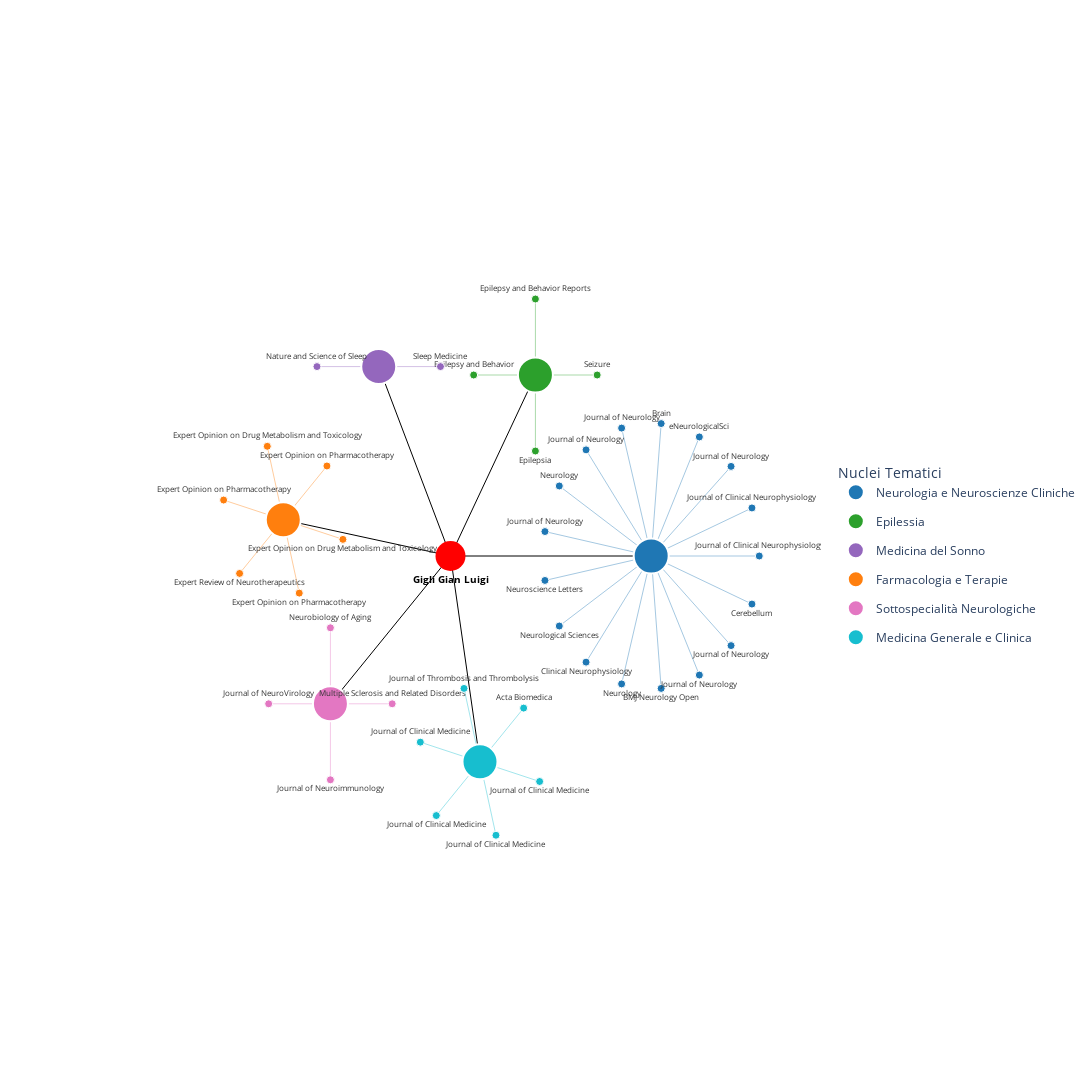

Write notebook code for a chart like this one.
### Markdown cell above
### 8) Sesto grafo: distribuzione tematica delle pubblicazioni dell’autore centrale
Visualizzazione delle pubblicazioni dell’autore principale organizzate in sei nuclei tematici e collegate alle sedi di collaborazione.

### Code cell
#TODO: sistema commenti, add title
# 1. Caricamento e Pulizia
def clean_author_names(val):
    if not isinstance(val, str): return []
    return [re.sub(r"\s*\([^)]*\)", "", a).replace(",", "").strip() for a in val.split(";")]

# FUNZIONE AGGIORNATA: Gestione sigle (2 lettere) per Città e Stato
def get_all_locations(aff_string):
    if not isinstance(aff_string, str) or aff_string == 'N/A':
        return "N/A"
    
    individual_affs = aff_string.split(';')
    locations = set()
    
    for aff in individual_affs:
        parts = [p.strip() for p in aff.split(',')]
        if len(parts) >= 3:
            # Se il penultimo elemento è una sigla (es. UD, NY, RM) di 2 lettere
            if len(parts[-2]) <= 2:
                # Prende la terzultima (Città) e l'ultima (Stato)
                loc = f"{parts[-3]}, {parts[-1]}"
            else:
                # Altrimenti logica standard: penultima e ultima
                loc = f"{parts[-2]}, {parts[-1]}"
            
            # Pulizia numeri/CAP
            loc = re.sub(r'\d{3,}', '', loc).strip() 
            locations.add(loc)
        elif len(parts) == 2:
            locations.add(f"{parts[0]}, {parts[1]}")
    
    return " | ".join(sorted(locations)) if locations else "N/A"

df["authors_list"] = df["Author full names"].apply(clean_author_names)

# 2. Suddivisione nei 6 Nuclei
def get_category_6(source_title):
    s = str(source_title).lower()
    if any(k in s for k in ["epilepsia", "seizure", "epilepsy"]): return "Epilessia"
    if any(k in s for k in ["pharmacotherapy", "therapeutics", "drug", "toxicology"]): return "Farmacologia e Terapie"
    if any(k in s for k in ["sleep", "nature and science"]): return "Medicina del Sonno"
    if any(k in s for k in ["multiple sclerosis", "neuroimmunology", "neurovirology", "aging", "neurobiology of aging"]): return "Sottospecialità Neurologiche"
    if any(k in s for k in ["clinical medicine", "acta biomedica", "thrombosis"]): return "Medicina Generale e Clinica"
    return "Neurologia e Neuroscienze Cliniche"

# 3. Filtro Autore
target_author = "Gigli Gian Luigi"
mask = df["authors_list"].apply(lambda x: target_author in x)
articoli = df[mask].copy()

# 4. Configurazione GEOMETRICA
cat_names_secondary = ["Epilessia", "Medicina del Sonno", "Farmacologia e Terapie", "Sottospecialità Neurologiche", "Medicina Generale e Clinica"]
main_cat = "Neurologia e Neuroscienze Cliniche"

cat_colors = {
    "Neurologia e Neuroscienze Cliniche": "#1f77b4", 
    "Epilessia": "#2ca02c", 
    "Medicina del Sonno": "#9467bd", 
    "Farmacologia e Terapie": "#ff7f0e", 
    "Sottospecialità Neurologiche": "#e377c2", 
    "Medicina Generale e Clinica": "#17becf"
}

cat_coords = {}
cat_coords[main_cat] = (6.5, 0) # Neurologia a EST

angles = np.linspace(60 * (np.pi/180), 280 * (np.pi/180), len(cat_names_secondary))
for name, angle in zip(cat_names_secondary, angles):
    cat_coords[name] = (5.5 * np.cos(angle), 5.5 * np.sin(angle))

fig = go.Figure()

# --- 1. ARCHI CORE ---
for name, (cx, cy) in cat_coords.items():
    fig.add_trace(go.Scatter(
        x=[0, cx, None], y=[0, cy, None],
        mode='lines',
        line=dict(color='black', width=1),
        hoverinfo='none', showlegend=False
    ))

# --- 2. ARCHI E NODI ARTICOLI ---
for cat in [main_cat] + cat_names_secondary:
    articoli_cat = articoli[articoli['Source title'].apply(get_category_6) == cat]
    cx, cy = cat_coords[cat]
    n_art = len(articoli_cat)
    
    art_x, art_y, art_hover_text, art_source_full, art_positions = [], [], [], [], []
    r_orbita = 3.5 if cat == main_cat else 2
    
    offset_rotazione = (np.pi / 4) if n_art == 6 else 0
    
    for i, (idx, row) in enumerate(articoli_cat.iterrows()):
        angle = ((2 * np.pi * i) / n_art) + offset_rotazione if n_art > 0 else 0
        ax, ay = cx + r_orbita * np.cos(angle), cy + r_orbita * np.sin(angle)
        
        fig.add_trace(go.Scatter(
            x=[cx, ax, None], y=[cy, ay, None],
            mode='lines',
            line=dict(color=cat_colors[cat], width=0.8),
            opacity=0.5, hoverinfo='none', showlegend=False, legendgroup=cat
        ))
        
        art_x.append(ax)
        art_y.append(ay)
        
        # Recupero di tutte le città con la nuova logica "sigla"
        raw_aff = str(row.get('Affiliations', 'N/A'))
        all_cities = get_all_locations(raw_aff)

        art_hover_text.append(
            f"<b>TITOLO:</b> {row['Title']}<br>"
            f"<b>ANNO:</b> {row['Year']}<br>"
            f"<b>COLLABORAZIONI:</b> {all_cities}"
        )
        
        art_source_full.append(str(row['Source title']))
        
        if ay >= cy:
            art_positions.append("top center")
        else:
            art_positions.append("bottom center")

    fig.add_trace(go.Scatter(
        x=[cx], y=[cy], mode='markers',
        name=cat, legendgroup=cat,
        marker=dict(color=cat_colors[cat], size=35, line=dict(width=2, color='white')),
        hoverinfo='none'
    ))

    fig.add_trace(go.Scatter(
        x=art_x, y=art_y, 
        mode='markers+text', 
        text=art_source_full, 
        textposition=art_positions,
        legendgroup=cat, showlegend=False, 
        marker=dict(color=cat_colors[cat], size=8, line=dict(width=1, color='white')),
        textfont=dict(size=7.5, color="#333"),
        hovertext=art_hover_text, 
        hoverinfo='text'
    ))

# --- 3. NODO AUTORE CENTRALE ---
fig.add_trace(go.Scatter(
    x=[0], y=[0], mode='markers+text',
    text=[f"<b>{target_author}</b>"], 
    textposition="bottom center",
    marker=dict(size=30, color='red'),
    textfont=dict(size=10, color="black"), 
    hoverinfo='none', showlegend=False
))

# 4. Layout
fig.update_layout(
    width=1600, height=1400,
    xaxis=dict(showgrid=False, zeroline=False, showticklabels=False, range=[-12, 12]),
    yaxis=dict(showgrid=False, zeroline=False, showticklabels=False, range=[-12, 12]),
    paper_bgcolor='white', plot_bgcolor='white',
    legend=dict(title="Nuclei Tematici", yanchor="middle", y=0.5, xanchor="left", x=1.02)
)

fig.show()

### Figure 1 — Plotly figure (JSON) as saved in the notebook; plotly's stock layout.template omitted (floating-point values rounded to 4 significant figures)
{"data": [{"hoverinfo": "none", "line": {"color": "black", "width": 1}, "mode": "lines", "showlegend": false, "type": "scatter", "x": [0, 6.5, null], "y": [0, 0, null]}, {"hoverinfo": "none", "line": {"color": "black", "width": 1}, "mode": "lines", "showlegend": false, "type": "scatter", "x": [0, 2.75, null], "y": [0, 4.763, null]}, {"hoverinfo": "none", "line": {"color": "black", "width": 1}, "mode": "lines", "showlegend": false, "type": "scatter", "x": [0, -2.324, null], "y": [0, 4.985, null]}, {"hoverinfo": "none", "line": {"color": "black", "width": 1}, "mode": "lines", "showlegend": false, "type": "scatter", "x": [0, -5.416, null], "y": [0, 0.9551, null]}, {"hoverinfo": "none", "line": {"color": "black", "width": 1}, "mode": "lines", "showlegend": false, "type": "scatter", "x": [0, -3.889, null], "y": [0, -3.889, null]}, {"hoverinfo": "none", "line": {"color": "black", "width": 1}, "mode": "lines", "showlegend": false, "type": "scatter", "x": [0, 0.9551, null], "y": [0, -5.416, null]}, {"hoverinfo": "none", "legendgroup": "Neurologia e Neuroscienze Cliniche", "line": {"color": "#1f77b4", "width": 0.8}, "mode": "lines", "opacity": 0.5, "showlegend": false, "type": "scatter", "x": [6.5, 10, null], "y": [0, 0, null]}, {"hoverinfo": "none", "legendgroup": "Neurologia e Neuroscienze Cliniche", "line": {"color": "#1f77b4", "width": 0.8}, "mode": "lines", "opacity": 0.5, "showlegend": false, "type": "scatter", "x": [6.5, 9.764, null], "y": [0, 1.264, null]}, {"hoverinfo": "none", "legendgroup": "Neurologia e Neuroscienze Cliniche", "line": {"color": "#1f77b4", "width": 0.8}, "mode": "lines", "opacity": 0.5, "showlegend": false, "type": "scatter", "x": [6.5, 9.087, null], "y": [0, 2.358, null]}, {"hoverinfo": "none", "legendgroup": "Neurologia e Neuroscienze Cliniche", "line": {"color": "#1f77b4", "width": 0.8}, "mode": "lines", "opacity": 0.5, "showlegend": false, "type": "scatter", "x": [6.5, 8.06, null], "y": [0, 3.133, null]}, {"hoverinfo": "none", "legendgroup": "Neurologia e Neuroscienze Cliniche", "line": {"color": "#1f77b4", "width": 0.8}, "mode": "lines", "opacity": 0.5, "showlegend": false, "type": "scatter", "x": [6.5, 6.823, null], "y": [0, 3.485, null]}, {"hoverinfo": "none", "legendgroup": "Neurologia e Neuroscienze Cliniche", "line": {"color": "#1f77b4", "width": 0.8}, "mode": "lines", "opacity": 0.5, "showlegend": false, "type": "scatter", "x": [6.5, 5.542, null], "y": [0, 3.366, null]}, {"hoverinfo": "none", "legendgroup": "Neurologia e Neuroscienze Cliniche", "line": {"color": "#1f77b4", "width": 0.8}, "mode": "lines", "opacity": 0.5, "showlegend": false, "type": "scatter", "x": [6.5, 4.391, null], "y": [0, 2.793, null]}, {"hoverinfo": "none", "legendgroup": "Neurologia e Neuroscienze Cliniche", "line": {"color": "#1f77b4", "width": 0.8}, "mode": "lines", "opacity": 0.5, "showlegend": false, "type": "scatter", "x": [6.5, 3.524, null], "y": [0, 1.843, null]}, {"hoverinfo": "none", "legendgroup": "Neurologia e Neuroscienze Cliniche", "line": {"color": "#1f77b4", "width": 0.8}, "mode": "lines", "opacity": 0.5, "showlegend": false, "type": "scatter", "x": [6.5, 3.06, null], "y": [0, 0.6431, null]}, {"hoverinfo": "none", "legendgroup": "Neurologia e Neuroscienze Cliniche", "line": {"color": "#1f77b4", "width": 0.8}, "mode": "lines", "opacity": 0.5, "showlegend": false, "type": "scatter", "x": [6.5, 3.06, null], "y": [0, -0.6431, null]}, {"hoverinfo": "none", "legendgroup": "Neurologia e Neuroscienze Cliniche", "line": {"color": "#1f77b4", "width": 0.8}, "mode": "lines", "opacity": 0.5, "showlegend": false, "type": "scatter", "x": [6.5, 3.524, null], "y": [0, -1.843, null]}, {"hoverinfo": "none", "legendgroup": "Neurologia e Neuroscienze Cliniche", "line": {"color": "#1f77b4", "width": 0.8}, "mode": "lines", "opacity": 0.5, "showlegend": false, "type": "scatter", "x": [6.5, 4.391, null], "y": [0, -2.793, null]}, {"hoverinfo": "none", "legendgroup": "Neurologia e Neuroscienze Cliniche", "line": {"color": "#1f77b4", "width": 0.8}, "mode": "lines", "opacity": 0.5, "showlegend": false, "type": "scatter", "x": [6.5, 5.542, null], "y": [0, -3.366, null]}, {"hoverinfo": "none", "legendgroup": "Neurologia e Neuroscienze Cliniche", "line": {"color": "#1f77b4", "width": 0.8}, "mode": "lines", "opacity": 0.5, "showlegend": false, "type": "scatter", "x": [6.5, 6.823, null], "y": [0, -3.485, null]}, {"hoverinfo": "none", "legendgroup": "Neurologia e Neuroscienze Cliniche", "line": {"color": "#1f77b4", "width": 0.8}, "mode": "lines", "opacity": 0.5, "showlegend": false, "type": "scatter", "x": [6.5, 8.06, null], "y": [0, -3.133, null]}, {"hoverinfo": "none", "legendgroup": "Neurologia e Neuroscienze Cliniche", "line": {"color": "#1f77b4", "width": 0.8}, "mode": "lines", "opacity": 0.5, "showlegend": false, "type": "scatter", "x": [6.5, 9.087, null], "y": [0, -2.358, null]}, {"hoverinfo": "none", "legendgroup": "Neurologia e Neuroscienze Cliniche", "line": {"color": "#1f77b4", "width": 0.8}, "mode": "lines", "opacity": 0.5, "showlegend": false, "type": "scatter", "x": [6.5, 9.764, null], "y": [0, -1.264, null]}, {"hoverinfo": "none", "legendgroup": "Neurologia e Neuroscienze Cliniche", "marker": {"color": "#1f77b4", "line": {"color": "white", "width": 2}, "size": 35}, "mode": "markers", "name": "Neurologia e Neuroscienze Cliniche", "type": "scatter", "x": [6.5], "y": [0]}, {"hoverinfo": "text", "hovertext": ["<b>TITOLO:</b> Fast or Slow? A Comparison Between Two Transcranial Electrical Stimulation Techniques for Eliciting Motor-Evoked Potentials During Supratentorial Surgery<br><b>ANNO:</b> 2023<br><b>COLLABORAZIONI:</b> Udine, Italy", "<b>TITOLO:</b> Risk Factors for Intraoperative Seizures in Glioma Surgery: Electrocorticography Matters<br><b>ANNO:</b> 2023<br><b>COLLABORAZIONI:</b> Udine, Italy", "<b>TITOLO:</b> Epilepsy and episodic ataxia type 2: family study and review of the literature<br><b>ANNO:</b> 2021<br><b>COLLABORAZIONI:</b> Udine, Italy", "<b>TITOLO:</b> Case report and ten-year follow-up of episodic ataxia type 2 due to a novel variant in CACNA1A<br><b>ANNO:</b> 2021<br><b>COLLABORAZIONI:</b> Milan, Italy | Udine, Italy", "<b>TITOLO:</b> Unclear association between COVID-19 and Guillain-Barré syndrome<br><b>ANNO:</b> 2021<br><b>COLLABORAZIONI:</b> Auvergne-Rhone-Alpes, France | Lyon, France | Saint-Etienne, France | Udine, Italy", "<b>TITOLO:</b> Reply to \"Guillain‑Barré syndrome in the COVID‑19 era another occasional cluster?\": Insights from two distinct clusters of Guillain–Barré syndrome detected in Europe in the COVID-19 era<br><b>ANNO:</b> 2021<br><b>COLLABORAZIONI:</b> Udine, Italy", "<b>TITOLO:</b> Guillain-Barré syndrome in the COVID-19 era: just an occasional cluster?<br><b>ANNO:</b> 2021<br><b>COLLABORAZIONI:</b> Udine, Italy", "<b>TITOLO:</b> Novel Associations of BST1 and LAMP3 With REM Sleep Behavior Disorder<br><b>ANNO:</b> 2021<br><b>COLLABORAZIONI:</b> Bologna, Italy | Cagliari, Italy | Geel, Belgium | Hauts-de-France, France | Hessen, Germany | Ile-de-France, France | Milan, Italy | Modena, Italy | Montpellier, France | Montreal, Canada | Niedersachsen, Germany | Nordrhein-Westfalen, Germany | Occitania, France | Occitanie, France | Oxfordshire, United Kingdom | Prague, Czech Republic | Rochester, United States | Tyrol, Austria | Udine, Italy | VAN, Belgium | Verona, Italy", "<b>TITOLO:</b> Causality in COVID-19-associated stroke: a uniform case definition for use in clinical research<br><b>ANNO:</b> 2021<br><b>COLLABORAZIONI:</b> Brescia, Italy | Udine, Italy", "<b>TITOLO:</b> Stroke in patients with COVID-19: Clinical and neuroimaging characteristics<br><b>ANNO:</b> 2021<br><b>COLLABORAZIONI:</b> Brescia, Italy | Udine, Italy", "<b>TITOLO:</b> HLA and immunological features of SARS-CoV-2-induced Guillain-Barré syndrome<br><b>ANNO:</b> 2020<br><b>COLLABORAZIONI:</b> Udine, Italy", "<b>TITOLO:</b> Spikes/spike-waves time-locked to the flash frequency during intermittent light stimulation in Jeavons syndrome<br><b>ANNO:</b> 2020<br><b>COLLABORAZIONI:</b> Ile-de-France, France | Marseille, France | Naples, Italy | Occitanie, France | Udine, Italy", "<b>TITOLO:</b> GBA variants in REM sleep behavior disorder: A multicenter study<br><b>ANNO:</b> 2020<br><b>COLLABORAZIONI:</b> Bologna, Italy | Cagliari, Italy | Cincinnati, United States | Geel, Belgium | Hauts-de-France, France | Hessen, Germany | Ile-de-France, France | London, United Kingdom | Milan, Italy | Montpellier, France | Montreal, Canada | Niedersachsen, Germany | Nordrhein-Westfalen, Germany | Occitania, France | Occitanie, France | Oxfordshire, United Kingdom | Prague, Czech Republic | Tyrol, Austria | Udine, Italy", "<b>TITOLO:</b> May lamotrigine be an alternative to topiramate in the prevention of migraine with aura? Results of a retrospective study<br><b>ANNO:</b> 2020<br><b>COLLABORAZIONI:</b> Udine, Italy", "<b>TITOLO:</b> Stroke in patients with SARS-CoV-2 infection: case series<br><b>ANNO:</b> 2020<br><b>COLLABORAZIONI:</b> Brescia, Italy | Udine, Italy", "<b>TITOLO:</b> Epidemiology of paraneoplastic neurological syndromes: a population-based study<br><b>ANNO:</b> 2020<br><b>COLLABORAZIONI:</b> Auvergne-Rhone-Alpes, France | Gorizia, Italy | Lyon, France | Merano, Italy | Pordenone, Italy | Udine, Italy | Verona, Italy", "<b>TITOLO:</b> Stroke-Like Presentation of Paraneoplastic Cerebellar Degeneration: a Single-Center Experience and Review of the Literature<br><b>ANNO:</b> 2019<br><b>COLLABORAZIONI:</b> Auvergne-Rhone-Alpes, France | Udine, Italy"], "legendgroup": "Neurologia e Neuroscienze Cliniche", "marker": {"color": "#1f77b4", "line": {"color": "white", "width": 1}, "size": 8}, "mode": "markers+text", "showlegend": false, "text": ["Journal of Clinical Neurophysiology", "Journal of Clinical Neurophysiology", "Journal of Neurology", "eNeurologicalSci", "Brain", "Journal of Neurology", "Journal of Neurology", "Neurology", "Journal of Neurology", "Neuroscience Letters", "Neurological Sciences", "Clinical Neurophysiology", "Neurology", "BMJ Neurology Open", "Journal of Neurology", "Journal of Neurology", "Cerebellum"], "textfont": {"color": "#333", "size": 7.5}, "textposition": ["top center", "top center", "top center", "top center", "top center", "top center", "top center", "top center", "top center", "bottom center", "bottom center", "bottom center", "bottom center", "bottom center", "bottom center", "bottom center", "bottom center"], "type": "scatter", "x": [10, 9.764, 9.087, 8.06, 6.823, 5.542, 4.391, 3.524, 3.06, 3.06, 3.524, 4.391, 5.542, 6.823, 8.06, 9.087, 9.764], "y": [0, 1.264, 2.358, 3.133, 3.485, 3.366, 2.793, 1.843, 0.6431, -0.6431, -1.843, -2.793, -3.366, -3.485, -3.133, -2.358, -1.264]}, {"hoverinfo": "none", "legendgroup": "Epilessia", "line": {"color": "#2ca02c", "width": 0.8}, "mode": "lines", "opacity": 0.5, "showlegend": false, "type": "scatter", "x": [2.75, 4.75, null], "y": [4.763, 4.763, null]}, {"hoverinfo": "none", "legendgroup": "Epilessia", "line": {"color": "#2ca02c", "width": 0.8}, "mode": "lines", "opacity": 0.5, "showlegend": false, "type": "scatter", "x": [2.75, 2.75, null], "y": [4.763, 6.763, null]}, {"hoverinfo": "none", "legendgroup": "Epilessia", "line": {"color": "#2ca02c", "width": 0.8}, "mode": "lines", "opacity": 0.5, "showlegend": false, "type": "scatter", "x": [2.75, 0.75, null], "y": [4.763, 4.763, null]}, {"hoverinfo": "none", "legendgroup": "Epilessia", "line": {"color": "#2ca02c", "width": 0.8}, "mode": "lines", "opacity": 0.5, "showlegend": false, "type": "scatter", "x": [2.75, 2.75, null], "y": [4.763, 2.763, null]}, {"hoverinfo": "none", "legendgroup": "Epilessia", "marker": {"color": "#2ca02c", "line": {"color": "white", "width": 2}, "size": 35}, "mode": "markers", "name": "Epilessia", "type": "scatter", "x": [2.75], "y": [4.763]}, {"hoverinfo": "text", "hovertext": ["<b>TITOLO:</b> Epilepsy with eyelid myoclonias (Jeavons syndrome): An electro-clinical study of 40 patients from childhood to adulthood<br><b>ANNO:</b> 2021<br><b>COLLABORAZIONI:</b> Ile-de-France, France | Marseille, France | Naples, Italy | Occitanie, France | Udine, Italy", "<b>TITOLO:</b> Perampanel as add-on therapy in epilepsies with known etiology: A single center experience with long-term follow-up<br><b>ANNO:</b> 2021<br><b>COLLABORAZIONI:</b> Udine, Italy", "<b>TITOLO:</b> Status epilepticus mimicking stroke recurrence<br><b>ANNO:</b> 2020<br><b>COLLABORAZIONI:</b> Udine, Italy", "<b>TITOLO:</b> Seizure specificities in patients with antibody-mediated autoimmune encephalitis<br><b>ANNO:</b> 2019<br><b>COLLABORAZIONI:</b> Auvergne-Rhone-Alpes, France | Udine, Italy"], "legendgroup": "Epilessia", "marker": {"color": "#2ca02c", "line": {"color": "white", "width": 1}, "size": 8}, "mode": "markers+text", "showlegend": false, "text": ["Seizure", "Epilepsy and Behavior Reports", "Epilepsy and Behavior", "Epilepsia"], "textfont": {"color": "#333", "size": 7.5}, "textposition": ["top center", "top center", "top center", "bottom center"], "type": "scatter", "x": [4.75, 2.75, 0.75, 2.75], "y": [4.763, 6.763, 4.763, 2.763]}, {"hoverinfo": "none", "legendgroup": "Medicina del Sonno", "line": {"color": "#9467bd", "width": 0.8}, "mode": "lines", "opacity": 0.5, "showlegend": false, "type": "scatter", "x": [-2.324, -0.3244, null], "y": [4.985, 4.985, null]}, {"hoverinfo": "none", "legendgroup": "Medicina del Sonno", "line": {"color": "#9467bd", "width": 0.8}, "mode": "lines", "opacity": 0.5, "showlegend": false, "type": "scatter", "x": [-2.324, -4.324, null], "y": [4.985, 4.985, null]}, {"hoverinfo": "none", "legendgroup": "Medicina del Sonno", "marker": {"color": "#9467bd", "line": {"color": "white", "width": 2}, "size": 35}, "mode": "markers", "name": "Medicina del Sonno", "type": "scatter", "x": [-2.324], "y": [4.985]}, {"hoverinfo": "text", "hovertext": ["<b>TITOLO:</b> Insomnia and daytime sleepiness predict 20-year mortality in older male adults: data from a population-based study<br><b>ANNO:</b> 2020<br><b>COLLABORAZIONI:</b> Udine, Italy", "<b>TITOLO:</b> Orgasmolepsy in narcolepsy type 1 responsive to pitolisant: A case report<br><b>ANNO:</b> 2020<br><b>COLLABORAZIONI:</b> Udine, Italy"], "legendgroup": "Medicina del Sonno", "marker": {"color": "#9467bd", "line": {"color": "white", "width": 1}, "size": 8}, "mode": "markers+text", "showlegend": false, "text": ["Sleep Medicine", "Nature and Science of Sleep"], "textfont": {"color": "#333", "size": 7.5}, "textposition": ["top center", "top center"], "type": "scatter", "x": [-0.3244, -4.324], "y": [4.985, 4.985]}, {"hoverinfo": "none", "legendgroup": "Farmacologia e Terapie", "line": {"color": "#ff7f0e", "width": 0.8}, "mode": "lines", "opacity": 0.5, "showlegend": false, "type": "scatter", "x": [-5.416, -4.002, null], "y": [0.9551, 2.369, null]}, {"hoverinfo": "none", "legendgroup": "Farmacologia e Terapie", "line": {"color": "#ff7f0e", "width": 0.8}, "mode": "lines", "opacity": 0.5, "showlegend": false, "type": "scatter", "x": [-5.416, -5.934, null], "y": [0.9551, 2.887, null]}, {"hoverinfo": "none", "legendgroup": "Farmacologia e Terapie", "line": {"color": "#ff7f0e", "width": 0.8}, "mode": "lines", "opacity": 0.5, "showlegend": false, "type": "scatter", "x": [-5.416, -7.348, null], "y": [0.9551, 1.473, null]}, {"hoverinfo": "none", "legendgroup": "Farmacologia e Terapie", "line": {"color": "#ff7f0e", "width": 0.8}, "mode": "lines", "opacity": 0.5, "showlegend": false, "type": "scatter", "x": [-5.416, -6.831, null], "y": [0.9551, -0.4591, null]}, {"hoverinfo": "none", "legendgroup": "Farmacologia e Terapie", "line": {"color": "#ff7f0e", "width": 0.8}, "mode": "lines", "opacity": 0.5, "showlegend": false, "type": "scatter", "x": [-5.416, -4.899, null], "y": [0.9551, -0.9768, null]}, {"hoverinfo": "none", "legendgroup": "Farmacologia e Terapie", "line": {"color": "#ff7f0e", "width": 0.8}, "mode": "lines", "opacity": 0.5, "showlegend": false, "type": "scatter", "x": [-5.416, -3.485, null], "y": [0.9551, 0.4374, null]}, {"hoverinfo": "none", "legendgroup": "Farmacologia e Terapie", "marker": {"color": "#ff7f0e", "line": {"color": "white", "width": 2}, "size": 35}, "mode": "markers", "name": "Farmacologia e Terapie", "type": "scatter", "x": [-5.416], "y": [0.9551]}, {"hoverinfo": "text", "hovertext": ["<b>TITOLO:</b> Evaluating pitolisant as a narcolepsy treatment option<br><b>ANNO:</b> 2021<br><b>COLLABORAZIONI:</b> Udine, Italy | Venice, Italy", "<b>TITOLO:</b> Brivaracetam for the treatment of focal-onset seizures: pharmacokinetic and pharmacodynamic evaluations<br><b>ANNO:</b> 2020<br><b>COLLABORAZIONI:</b> Udine, Italy | Venice, Italy", "<b>TITOLO:</b> Advancing synthetic therapies for the treatment of restless legs syndrome<br><b>ANNO:</b> 2019<br><b>COLLABORAZIONI:</b> Udine, Italy", "<b>TITOLO:</b> Timing use of novel anti-epileptic drugs: is earlier better?<br><b>ANNO:</b> 2019<br><b>COLLABORAZIONI:</b> Udine, Italy", "<b>TITOLO:</b> Important decisions in choosing the pharmacotherapy for narcoleptics<br><b>ANNO:</b> 2019<br><b>COLLABORAZIONI:</b> Udine, Italy", "<b>TITOLO:</b> Pharmacokinetic and pharmacodynamic considerations for the clinical efficacy of perampanel in focal onset seizures<br><b>ANNO:</b> 2019<br><b>COLLABORAZIONI:</b> Udine, Italy"], "legendgroup": "Farmacologia e Terapie", "marker": {"color": "#ff7f0e", "line": {"color": "white", "width": 1}, "size": 8}, "mode": "markers+text", "showlegend": false, "text": ["Expert Opinion on Pharmacotherapy", "Expert Opinion on Drug Metabolism and Toxicology", "Expert Opinion on Pharmacotherapy", "Expert Review of Neurotherapeutics", "Expert Opinion on Pharmacotherapy", "Expert Opinion on Drug Metabolism and Toxicology"], "textfont": {"color": "#333", "size": 7.5}, "textposition": ["top center", "top center", "top center", "bottom center", "bottom center", "bottom center"], "type": "scatter", "x": [-4.002, -5.934, -7.348, -6.831, -4.899, -3.485], "y": [2.369, 2.887, 1.473, -0.4591, -0.9768, 0.4374]}, {"hoverinfo": "none", "legendgroup": "Sottospecialità Neurologiche", "line": {"color": "#e377c2", "width": 0.8}, "mode": "lines", "opacity": 0.5, "showlegend": false, "type": "scatter", "x": [-3.889, -1.889, null], "y": [-3.889, -3.889, null]}, {"hoverinfo": "none", "legendgroup": "Sottospecialità Neurologiche", "line": {"color": "#e377c2", "width": 0.8}, "mode": "lines", "opacity": 0.5, "showlegend": false, "type": "scatter", "x": [-3.889, -3.889, null], "y": [-3.889, -1.889, null]}, {"hoverinfo": "none", "legendgroup": "Sottospecialità Neurologiche", "line": {"color": "#e377c2", "width": 0.8}, "mode": "lines", "opacity": 0.5, "showlegend": false, "type": "scatter", "x": [-3.889, -5.889, null], "y": [-3.889, -3.889, null]}, {"hoverinfo": "none", "legendgroup": "Sottospecialità Neurologiche", "line": {"color": "#e377c2", "width": 0.8}, "mode": "lines", "opacity": 0.5, "showlegend": false, "type": "scatter", "x": [-3.889, -3.889, null], "y": [-3.889, -5.889, null]}, {"hoverinfo": "none", "legendgroup": "Sottospecialità Neurologiche", "marker": {"color": "#e377c2", "line": {"color": "white", "width": 2}, "size": 35}, "mode": "markers", "name": "Sottospecialità Neurologiche", "type": "scatter", "x": [-3.889], "y": [-3.889]}, {"hoverinfo": "text", "hovertext": ["<b>TITOLO:</b> Lower lymphocyte counts and older age are associated with reduced multiple sclerosis disease activity during dimethyl fumarate treatment<br><b>ANNO:</b> 2021<br><b>COLLABORAZIONI:</b> Udine, Italy", "<b>TITOLO:</b> SMPD1 variants do not have a major role in rapid eye movement sleep behavior disorder<br><b>ANNO:</b> 2020<br><b>COLLABORAZIONI:</b> Bologna, Italy | Cagliari, Italy | Geel, Belgium | Hauts-de-France, France | Hessen, Germany | Ile-de-France, France | Kassel, Germany | London, United Kingdom | Milan, Italy | Montpellier, France | Montreal, Canada | Mountain View, United States | Niedersachsen, Germany | Nordrhein-Westfalen, Germany | Occitania, France | Occitanie, France | Oxfordshire, United Kingdom | Prague, Czech Republic | Rochester, United States | Tyrol, Austria | Udine, Italy", "<b>TITOLO:</b> Epilepsia partialis continua revealing idelalisib-associated PML-IRIS: clinical and pathological features<br><b>ANNO:</b> 2020<br><b>COLLABORAZIONI:</b> Udine, Italy", "<b>TITOLO:</b> Tacrolimus-induced severe headache associated with diffuse leukoencephalopathy: Evidence for an immune-mediated pathogenesis<br><b>ANNO:</b> 2019<br><b>COLLABORAZIONI:</b> Udine, Italy"], "legendgroup": "Sottospecialità Neurologiche", "marker": {"color": "#e377c2", "line": {"color": "white", "width": 1}, "size": 8}, "mode": "markers+text", "showlegend": false, "text": ["Multiple Sclerosis and Related Disorders", "Neurobiology of Aging", "Journal of NeuroVirology", "Journal of Neuroimmunology"], "textfont": {"color": "#333", "size": 7.5}, "textposition": ["top center", "top center", "top center", "bottom center"], "type": "scatter", "x": [-1.889, -3.889, -5.889, -3.889], "y": [-3.889, -1.889, -3.889, -5.889]}, {"hoverinfo": "none", "legendgroup": "Medicina Generale e Clinica", "line": {"color": "#17becf", "width": 0.8}, "mode": "lines", "opacity": 0.5, "showlegend": false, "type": "scatter", "x": [0.9551, 2.369, null], "y": [-5.416, -4.002, null]}, {"hoverinfo": "none", "legendgroup": "Medicina Generale e Clinica", "line": {"color": "#17becf", "width": 0.8}, "mode": "lines", "opacity": 0.5, "showlegend": false, "type": "scatter", "x": [0.9551, 0.4374, null], "y": [-5.416, -3.485, null]}, {"hoverinfo": "none", "legendgroup": "Medicina Generale e Clinica", "line": {"color": "#17becf", "width": 0.8}, "mode": "lines", "opacity": 0.5, "showlegend": false, "type": "scatter", "x": [0.9551, -0.9768, null], "y": [-5.416, -4.899, null]}, {"hoverinfo": "none", "legendgroup": "Medicina Generale e Clinica", "line": {"color": "#17becf", "width": 0.8}, "mode": "lines", "opacity": 0.5, "showlegend": false, "type": "scatter", "x": [0.9551, -0.4591, null], "y": [-5.416, -6.831, null]}, {"hoverinfo": "none", "legendgroup": "Medicina Generale e Clinica", "line": {"color": "#17becf", "width": 0.8}, "mode": "lines", "opacity": 0.5, "showlegend": false, "type": "scatter", "x": [0.9551, 1.473, null], "y": [-5.416, -7.348, null]}, {"hoverinfo": "none", "legendgroup": "Medicina Generale e Clinica", "line": {"color": "#17becf", "width": 0.8}, "mode": "lines", "opacity": 0.5, "showlegend": false, "type": "scatter", "x": [0.9551, 2.887, null], "y": [-5.416, -5.934, null]}, {"hoverinfo": "none", "legendgroup": "Medicina Generale e Clinica", "marker": {"color": "#17becf", "line": {"color": "white", "width": 2}, "size": 35}, "mode": "markers", "name": "Medicina Generale e Clinica", "type": "scatter", "x": [0.9551], "y": [-5.416]}, {"hoverinfo": "text", "hovertext": ["<b>TITOLO:</b> Amplifying the spectrum of SPAST gene mutations<br><b>ANNO:</b> 2021<br><b>COLLABORAZIONI:</b> Udine, Italy", "<b>TITOLO:</b> Stress hyperglycemia is predictive of worse outcome in patients with acute ischemic stroke undergoing intravenous thrombolysis<br><b>ANNO:</b> 2021<br><b>COLLABORAZIONI:</b> Udine, Italy", "<b>TITOLO:</b> Dynamic hyperglycemic patterns predict adverse outcomes in patients with acute ischemic stroke undergoing mechanical thrombectomy<br><b>ANNO:</b> 2020<br><b>COLLABORAZIONI:</b> Udine, Italy", "<b>TITOLO:</b> To treat or not to treat: Importance of functional dependence in deciding intravenous thrombolysis of “Mild stroke” patients<br><b>ANNO:</b> 2020<br><b>COLLABORAZIONI:</b> Udine, Italy", "<b>TITOLO:</b> Seizures do not affect disability and mortality outcomes of stroke: A population-based study<br><b>ANNO:</b> 2019<br><b>COLLABORAZIONI:</b> Chicago, United States | Portogruaro, Italy | Udine, Italy", "<b>TITOLO:</b> Efficacy and safety of intravenous thrombolysis in patients with acute ischemic stroke and pre–existing disability<br><b>ANNO:</b> 2019<br><b>COLLABORAZIONI:</b> Udine, Italy"], "legendgroup": "Medicina Generale e Clinica", "marker": {"color": "#17becf", "line": {"color": "white", "width": 1}, "size": 8}, "mode": "markers+text", "showlegend": false, "text": ["Acta Biomedica", "Journal of Thrombosis and Thrombolysis", "Journal of Clinical Medicine", "Journal of Clinical Medicine", "Journal of Clinical Medicine", "Journal of Clinical Medicine"], "textfont": {"color": "#333", "size": 7.5}, "textposition": ["top center", "top center", "top center", "bottom center", "bottom center", "bottom center"], "type": "scatter", "x": [2.369, 0.4374, -0.9768, -0.4591, 1.473, 2.887], "y": [-4.002, -3.485, -4.899, -6.831, -7.348, -5.934]}, {"hoverinfo": "none", "marker": {"color": "red", "size": 30}, "mode": "markers+text", "showlegend": false, "text": ["<b>Gigli Gian Luigi</b>"], "textfont": {"color": "black", "size": 10}, "textposition": "bottom center", "type": "scatter", "x": [0], "y": [0]}], "layout": {"height": 1400, "legend": {"title": {"text": "Nuclei Tematici"}, "x": 1.02, "xanchor": "left", "y": 0.5, "yanchor": "middle"}, "paper_bgcolor": "white", "plot_bgcolor": "white", "width": 1600, "xaxis": {"range": [-12, 12], "showgrid": false, "showticklabels": false, "zeroline": false}, "yaxis": {"range": [-12, 12], "showgrid": false, "showticklabels": false, "zeroline": false}}}
